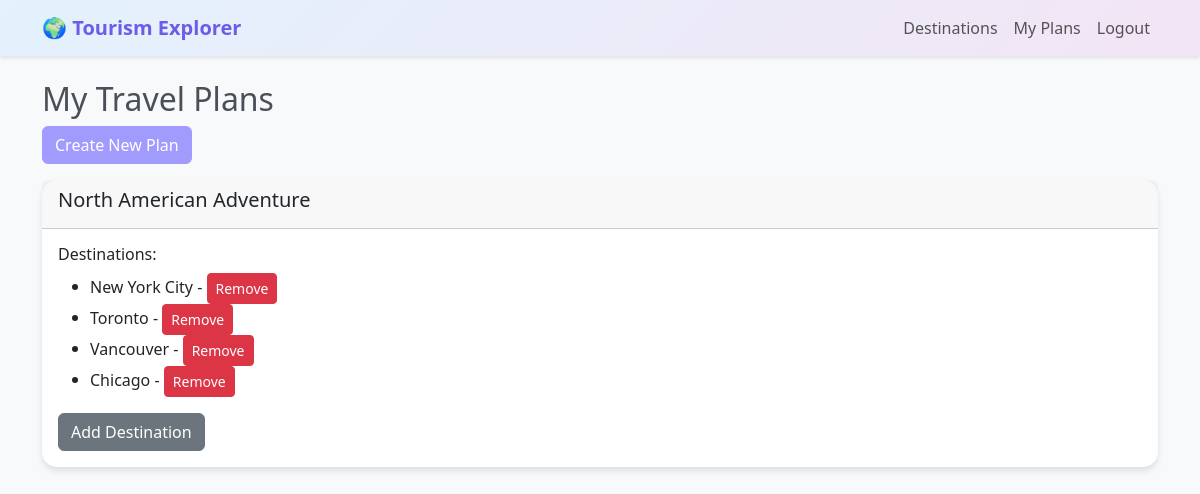
Screenshot of /travel_plans (signed in) with the database file from the repository.
### models.py (models this page shows)
class TravelPlan(db.Model):
    id = db.Column(db.Integer, primary_key=True)
    name = db.Column(db.String(100), nullable=False)
    user_id = db.Column(db.Integer, db.ForeignKey('user.id'), nullable=False)
    user = db.relationship('User', backref=db.backref('travel_plans', lazy=True))
    destinations = db.relationship('Destination', secondary='travel_plan_destination', backref=db.backref('travel_plans', lazy=True))

class Destination(db.Model):
    id = db.Column(db.Integer, primary_key=True)
    name = db.Column(db.String(100), nullable=False)
    description = db.Column(db.Text, nullable=False)
    location = db.Column(db.String(100), nullable=False)
    image_url = db.Column(db.String(200))

### app.py (the view)
@app.route('/travel_plans')
@login_required
def travel_plans():
    plans = TravelPlan.query.filter_by(user_id=current_user.id).all()
    return render_template('travel_plans.html', plans=plans)

### app.py (called while the page is built)
@login_manager.user_loader
def load_user(user_id):
    return User.query.get(int(user_id))

### templates/travel_plans.html (shortened to what this page needs)
{% extends "base.html" %}
{% block content %}
<h2>My Travel Plans</h2>
<a href="/create_plan" class="btn btn-primary mb-3">Create New Plan</a>
{% for plan in plans %}
<div class="card mb-3">
    <div class="card-header">
        <h5>{{ plan.name }}</h5>
    </div>
    <div class="card-body">
        <h6>Destinations:</h6>
        <ul>
            {% for dest in plan.destinations %}
            <li>{{ dest.name }} - <a href="/remove_from_plan/{{ plan.id }}/{{ dest.id }}" class="btn btn-sm btn-danger">Remove</a></li>
            {% endfor %}
        </ul>
        <a href="/add_destination_to_plan/{{ plan.id }}" class="btn btn-secondary">Add Destination</a>
    </div>
</div>
{% endfor %}
{% endblock %}

### templates/base.html (style rules this page uses)
body { background-color: #f8f9fa; color: #495057; }
.btn-primary { background-color: #a29bfe; border-color: #a29bfe; }
.card { border: none; border-radius: 15px; box-shadow: 0 4px 6px rgba(0,0,0,0.1); transition: transform 0.3s ease; }

### rows the page displays
TravelPlan: name "North American Adventure"
Destination: name "New York City"
Destination: name "Toronto"
Destination: name "Vancouver"
Destination: name "Chicago"
